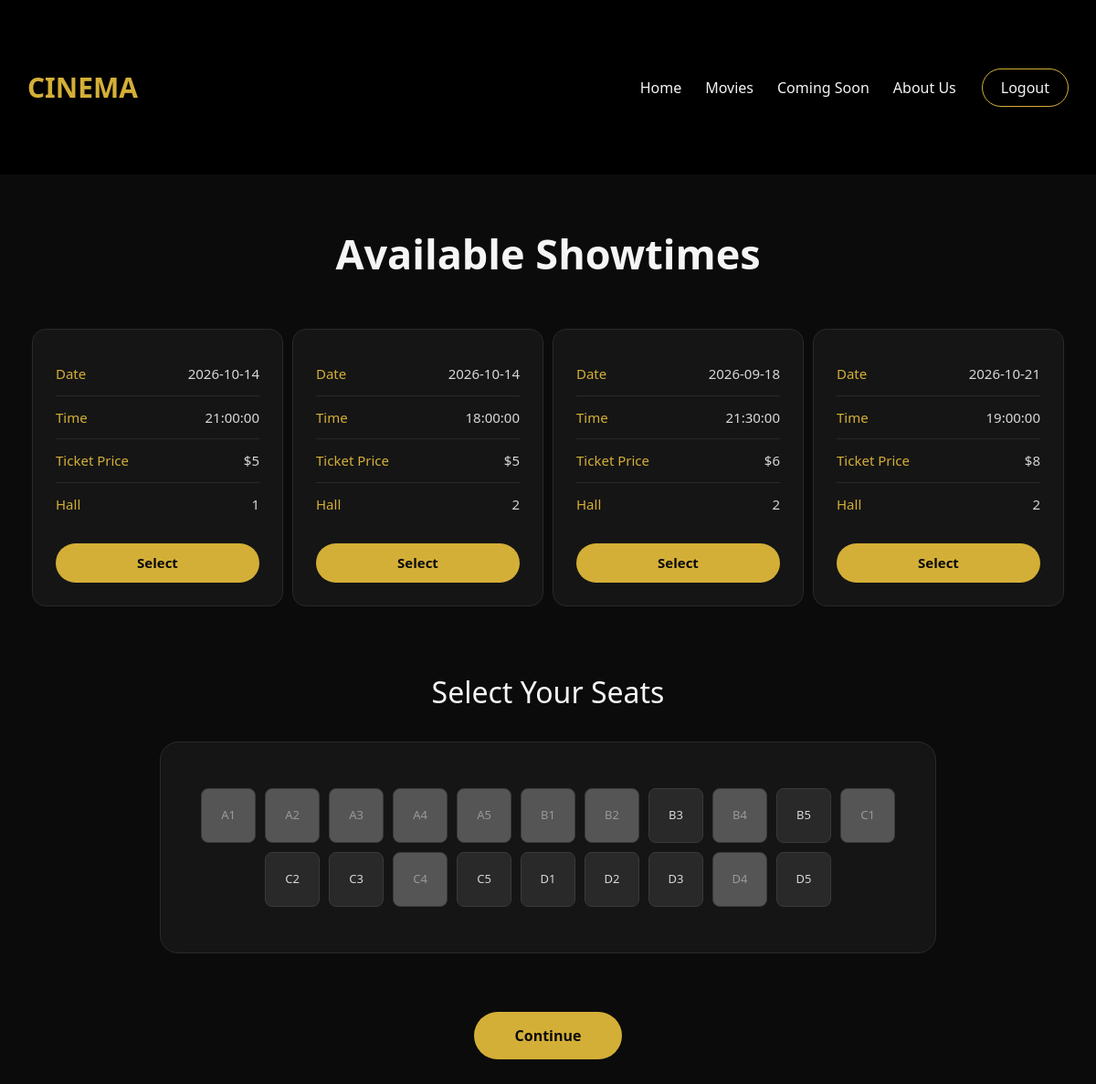
The app's page /booking.php?movie_id=2&showtime_id=3 (signed in) with its own data.
### tables this page shows
CREATE TABLE `showtime` (
  `showtime_id` int(11) NOT NULL,
  `movie_id` int(11) NOT NULL,
  `hall_id` int(11) NOT NULL,
  `show_date` date NOT NULL,
  `show_time` time NOT NULL,
  `ticket_price` decimal(11,0) NOT NULL,
  `status` enum('available','unavailable') NOT NULL DEFAULT 'available'
);

CREATE TABLE `seats` (
  `seat_id` int(11) NOT NULL,
  `hall_id` int(11) NOT NULL,
  `seat_name` varchar(255) NOT NULL,
  `status` varchar(255) NOT NULL DEFAULT 'available'
);

### booking.php (the view, shortened to what this page needs)
<?php
require_once("connection.php");
$id = $_GET['movie_id'];
$sql = "SELECT * FROM showtime WHERE movie_id='$id'";
$showtime = mysqli_query($conn, $sql);
if(isset($_GET['showtime_id'])){
    $showtime_id = $_GET['showtime_id'];
    $sql = "SELECT * FROM showtime WHERE showtime_id='$showtime_id'";
    $result = mysqli_query($conn, $sql);
    $selected_showtime = mysqli_fetch_assoc($result);
    $hall_id=$selected_showtime['hall_id'];
    $sql = "SELECT * FROM seats WHERE hall_id='$hall_id'";
    $seats = mysqli_query($conn, $sql);
    $sql = "SELECT seat_id
        FROM booking_seats
        WHERE showtime_id='$showtime_id'";
        $booked_result = mysqli_query($conn, $sql);
        $booked_seats = [];
        while ($row = mysqli_fetch_assoc($booked_result)) {
            $booked_seats[] = $row['seat_id'];
        }
}
?>
<!DOCTYPE html>
<html lang="en">
<head>
     <link href="https://cdn.jsdelivr.net/npm/bootstrap@5.3.8/dist/css/bootstrap.min.css" rel="stylesheet">
    <link rel="stylesheet" href="css/booking.css">
    <link rel="stylesheet" href="css/navbar.css">
    <link rel="stylesheet" href="css/footer.css">
</head>
<body>
    <?php include("navbar.php"); ?>
    <div class="container">
        <h1>Available Showtimes</h1>
        <div class="showtime">
            <?php while($showtimeresult = mysqli_fetch_assoc($showtime)){ ?>
                <div class="details">
                    <p>
                        <span>Date</span>
                        <?php echo $showtimeresult['show_date']; ?>
                    </p>
                    <p>
                        <span>Time</span>
                        <?php echo $showtimeresult['show_time']; ?>
                    </p>
                    <p>
                        <span>Ticket Price</span>
                        $<?php echo $showtimeresult['ticket_price']; ?>
                    </p>
                    <p>
                        <span>Hall</span>
                        <?php echo $showtimeresult['hall_id']; ?>
                    </p>
                    <a class="select"
                    href="booking.php?movie_id=<?php echo $id; ?>&showtime_id=<?php echo $showtimeresult['showtime_id']; ?>">
                        Select
                    </a>
                </div>
            <?php } ?>
    </div>
    <?php if(isset($_GET['showtime_id'])){ ?>
        <h2>Select Your Seats</h2>
        <form method="POST" action="confirmbooking.php">
            <div class="seats">
                <?php while($seatsresult = mysqli_fetch_assoc($seats)){ ?>
                        <?php
                            $isBooked = in_array($seatsresult['seat_id'], $booked_seats);
                        ?>
                        <label class="seat <?php echo $isBooked ? 'booked' :'' ; ?>">
                            <?php echo $seatsresult['seat_name']; ?>
                        </label>
                    <?php } ?>
            </div>
            <br>
            <button type="submit" class="continue">
                Continue
            </button>
        </form>
     <?php } ?>
</div>
</body>
</html>

### css/booking.css (style rules this page uses)
body { margin: 0; background-color: #0B0B0B; color: #F5F5F5; }
.container { margin: 0 auto; padding: 60px 0; }
h1 { text-align: center; font-size: 45px; margin-bottom: 45px; color: #F5F5F5; font-weight: 700; }
h2 { text-align: center; font-size: 32px; margin-top: 70px; margin-bottom: 35px; color: #F5F5F5; }
.showtime { display:flex; justify-content: space-between; flex-wrap: nowrap; margin-top: 50px; }
.details { background-color: #151515; border: 1px solid #2A2A2A; border-radius: 15px; padding: 25px; transition: 0.3s ease; width: 30%; margin: 5px; }
.details p { display: flex; flex-direction: row; justify-content: space-between; align-items: center; margin: 0; padding: 12px 0; border-bottom: 1px solid #292929; color: #D8D8D8; font-size: 15px; }
.details p:last-of-type { border-bottom: none; }
.details span { color: #D4AF37; font-weight: 500; }
.select { display: block; margin-top: 20px; padding: 10px 20px; text-align: center; background-color: #D4AF37; color: #0B0B0B; border-radius: 25px; text-decoration: none; font-weight: bold; font-size: 15px; transition: 0.3s ease; }
.seats { max-width: 850px; margin: 0 auto; padding: 45px 30px; background-color: #151515; border: 1px solid #2A2A2A; border-radius: 20px; display: flex; flex-wrap: wrap; justify-content: center; }
.seat { position: relative; display: flex; align-items: center; justify-content: center; height: 60px; width: 60px; background-color: #292929; color: #D8D8D8; border-radius: 8px; font-size: 13px; font-weight: 500; transition: 0.25s ease; border: 1px solid #3A3A3A; padding: 10px; margin: 5px; }
.seat.booked { background-color: #555555;; color: #999999; cursor: not-allowed; }
.continue { display: block; margin: 40px auto; padding: 14px 45px; background-color: #D4AF37; border: none; color: #0B0B0B; border-radius: 30px; font-size: 16px; font-weight: bold; transition: 0.3s ease; }

### records on screen
showtime: show_date "2026-10-14", show_time "21:00:00", ticket_price "5", hall "1"
showtime: show_date "2026-10-14", show_time "18:00:00", ticket_price "5", hall "2"
showtime: show_date "2026-09-18", show_time "21:30:00", ticket_price "6", hall "2"
showtime: show_date "2026-10-21", show_time "19:00:00", ticket_price "8", hall "2"
seats: seat_name "A1"
seats: seat_name "A2"
seats: seat_name "A3"
seats: seat_name "A4"
seats: seat_name "A5"
seats: seat_name "B1"
seats: seat_name "B2"
seats: seat_name "B3"
seats: seat_name "B4"
seats: seat_name "B5"
seats: seat_name "C1"
seats: seat_name "C2"
seats: seat_name "C3"
seats: seat_name "C4"
seats: seat_name "C5"
seats: seat_name "D1"
seats: seat_name "D2"
seats: seat_name "D3"
seats: seat_name "D4"
seats: seat_name "D5"
